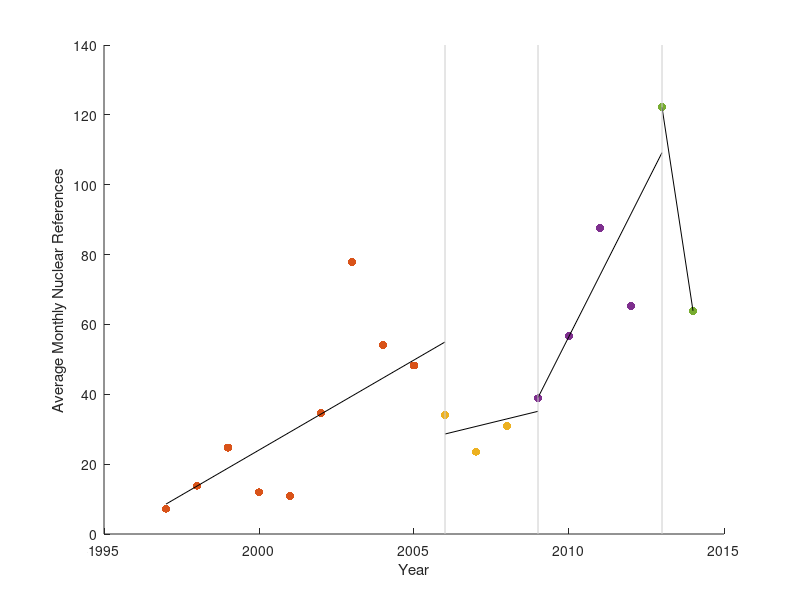

Reproduce this figure in MATLAB.
years = [1997 1998 1999 2000 2001 2002 2003 2004 2005 2006 2007 2008 2009 2010 2011 2012 2013 2014];
avgRefs = [7.25 13.83333333 24.75 11.91666667 10.91666667 34.66666667 77.91666667 54.08333333 48.25 34.08333333 23.58333333 31 38.83333333 56.66666667 87.58333333 65.33333333 122.1666667 63.91666667];
nukeTests = [2006 2009 2013];

preNukesYears = [1997 1998 1999 2000 2001 2002 2003 2004 2005 2006];
preNukesRefs = [7.25 13.83333333 24.75 11.91666667 10.91666667 34.66666667 77.91666667 54.08333333 48.25 34.08333333];
preFit = polyfit(preNukesYears,preNukesRefs,1);
preY = polyval(preFit,preNukesYears);


firstToSecondYears = [2006 2007 2008 2009];
firstToSecondRefs = [34.08333333 23.58333333 31 38.83333333];
firstFit = polyfit(firstToSecondYears,firstToSecondRefs,1);
firstY = polyval(firstFit,firstToSecondYears);

secondToThirdYears = [2009 2010 2011 2012 2013];
secondToThirdRefs = [38.83333333 56.66666667 87.58333333 65.33333333 122.1666667];
secondFit = polyfit(secondToThirdYears,secondToThirdRefs,1);
secondY = polyval(secondFit,secondToThirdYears);

thirdAndBeyondYears = [2013 2014];
thirdAndBeyondRefs = [122.1666667 63.91666667];
thirdFit = polyfit(thirdAndBeyondYears,thirdAndBeyondRefs,1);
thirdY = polyval(thirdFit,thirdAndBeyondYears);

figure;
%scatter(years,avgRefs,'filled');
hold on;
scatter(years,avgRefs,'filled','black');
scatter(preNukesYears,preNukesRefs,'filled','black');
plot(preNukesYears,preY,'black');
scatter(firstToSecondYears,firstToSecondRefs,'filled','black');
plot(firstToSecondYears,firstY,'black');
scatter(secondToThirdYears,secondToThirdRefs,'filled','black');
plot(secondToThirdYears,secondY,'black');
scatter(thirdAndBeyondYears,thirdAndBeyondRefs,'filled','black');
plot(thirdAndBeyondYears,thirdY,'black');
for a=1:length(nukeTests)
    line([nukeTests(a) nukeTests(a)],[0 140],'color',[0.8 0.8 0.8]);
end    
xlabel('Year');
ylabel('Average Monthly Nuclear References');

